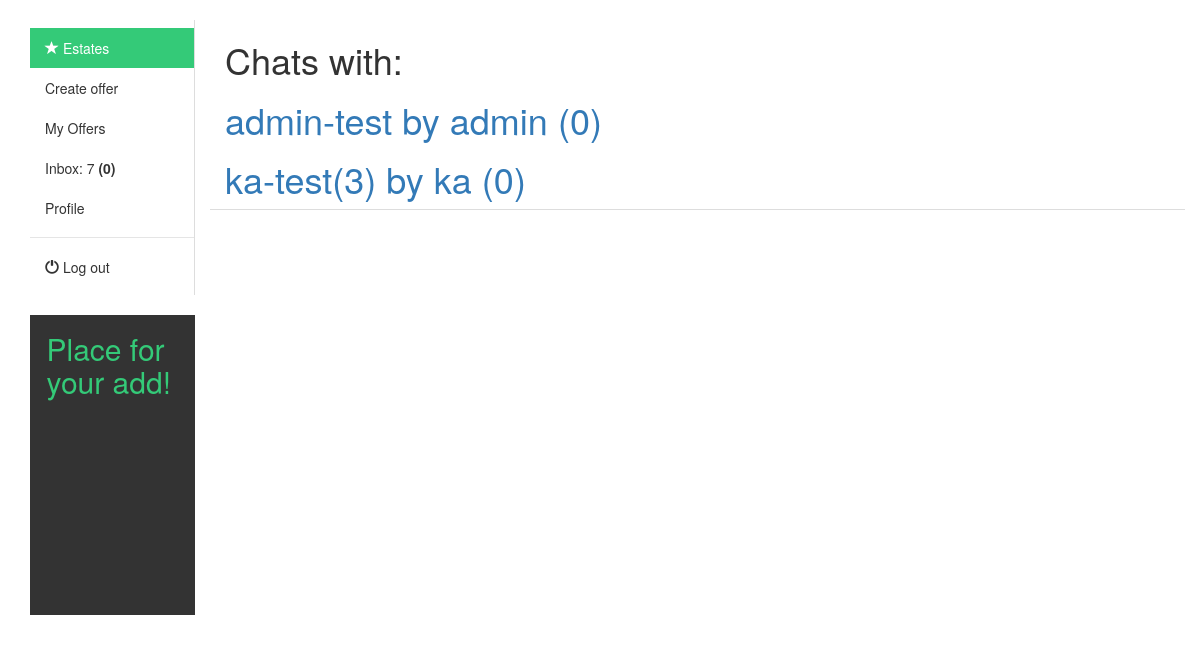
Page /accounts/chat/ (signed in) on the earlier database version.
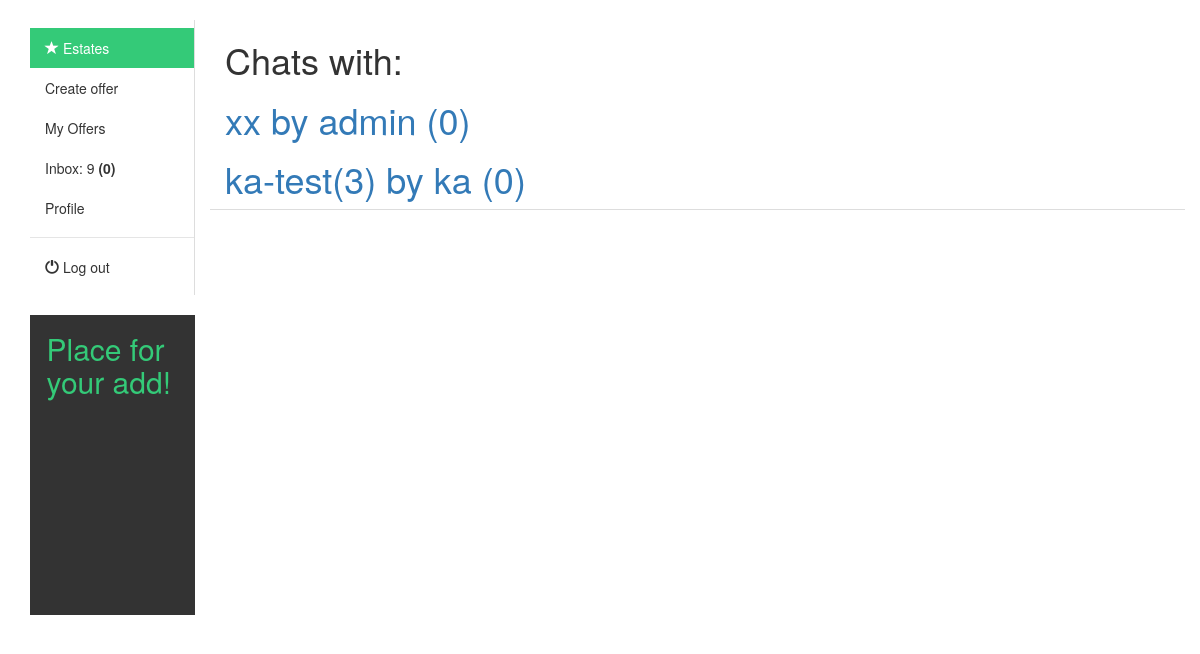
Same page on the later database version.
### estate_app/models.py (models this page shows, shortened)
class UserMessages(models.Model):
    title        = models.CharField(max_length = 255)
    message      = models.TextField(max_length = 5000)
    msg_sender   = models.ForeignKey(User, on_delete = models.CASCADE, related_name = 'msg_sender')
    msg_receiver = models.ForeignKey(User, on_delete = models.CASCADE, related_name = 'msg_receiver')
    is_read      = models.BooleanField(default = False)

### accounts/views.py (the view)
# urls.py: path('chat/', views.InboxChatView.as_view(), name='chat'),
class InboxChatView(LoginRequiredMixin, ListView):
    model = estate_models.UserMessages
    template_name = 'accounts/Chat_list.html'
    def get_queryset(self):
        subq = estate_models.UserMessages.objects.filter(
            msg_receiver = self.request.user.id, msg_sender = OuterRef('msg_sender')).order_by('-id')
        final = estate_models.UserMessages.objects.filter(pk=Subquery(subq.values('pk')[:1]))
        return final.order_by('-id')

### common_tags/templatetags/my_tags.py (called while the page is built)
@register.simple_tag
def total_messages(user_id):
    total_messages = estate_models.UserMessages.objects.filter(
        msg_receiver = user_id).count()
    return total_messages

@register.simple_tag
def unread_messages(user_id):
    unread = estate_models.UserMessages.objects.filter(
        msg_receiver = user_id, is_read = False).count()
    return unread

@register.simple_tag
def unread_from_user(sender_id, receiver_id):
    unread = estate_models.UserMessages.objects.filter(
        msg_sender = sender_id, msg_receiver = receiver_id, is_read = False).count()
    return unread

@register.simple_tag
def cut_text(text):
    return text[:120]

### accounts/templates/accounts/Chat_list.html
{% extends "base.html" %}
{% load bootstrap3 %}
{% load my_tags %}
{% block content %}
<div class="col-sm-10 pull-right blogShort">
  <h1>Chats with:</h1>
  {% for msg in usermessages_list %}
    <p><h1><a href="{% url 'accounts:chat_details' pk=msg.msg_sender.id %}">
    {% cut_text msg.title %} by {{msg.msg_sender}} ({% unread_from_user msg.msg_sender.id msg.msg_receiver.id %}) </a></h1>
  {% endfor %}
</div>
{% endblock %}

### templates/base.html (shortened to what this page needs)
<!DOCTYPE html>
{% load static %}
{% load my_tags %}
<html lang="en" dir="ltr">
  <head>
    <link href="//netdna.bootstrapcdn.com/bootstrap/3.0.0/css/bootstrap.min.css" rel="stylesheet" id="bootstrap-css">
    <link rel="stylesheet" href="{% static 'estate_pro/css/master.css' %}" type="text/css">
  </head>
  <body>
  <div class="container">
	 <div id="blog" class="row">
          <div class="col-sm-2 paddingTop20">
            <nav class="nav-sidebar">
                <ul class="nav">
                    <li class="active"><a href="{%url 'estate_app:property_list_view' %}"><span class="glyphicon glyphicon-star"></span> Estates</a></li>
                    {% if user.is_authenticated %}
                      <li><a href="{% url 'estate_app:property_create_form' %}">Create offer</a></li>
                      <li><a href="{% url 'estate_app:my_offers_list' %}">My Offers</a></li>
                      <li><a href="{% url 'accounts:chat' %}">
                        Inbox: {% total_messages user.id %} <b> ({% unread_messages user.id %})</b> </a> </li>
                      <li> <a href="{% url 'accounts:details_view' pk=user.id %}">Profile</a></li>
                      <li class="nav-divider"></li>
                      <li><a href="{% url 'accounts:logout'%}"><i class="glyphicon glyphicon-off"></i> Log out</a></li>
                    {% else %}
                      <li class="nav-divider"></li>
                      <li> <a href="{% url 'accounts:login' %}"><i class="glyphicon glyphicon-off"></i> Log in </a></li>
                    {% endif %}
                </ul>
            </nav>
                      <div><h2 class="add">Place for your add!</h2></div>
        </div>
        {% block content %}
        {% endblock %}
               <div class="col-md-12 gap10"></div>
             </div>
          </div>
  </body>
</html>

### static/estate_pro/css/master.css (style rules this page uses)
.blogShort { border-bottom:1px solid #ddd; }
.add { background: #333; padding: 10%; height: 300px; }
.nav-sidebar { width: 100%; padding: 8px 0; border-right: 1px solid #ddd; }
.nav-sidebar a { color: #333; -webkit-transition: all 0.08s linear; -moz-transition: all 0.08s linear; -o-transition: all 0.08s linear; transition: all 0.08s linear; }
.nav-sidebar .active a { cursor: default; background-color: #34ca78; color: #fff; }
h2 { color:#34ca78; }

Differences in the rows shown:
no longer on this page (row unchanged): UserMessages: title "admin-test", msg_sender "admin", msg_sender+msg_receiver "0"
added UserMessages: title "xx", msg_sender "admin", msg_sender+msg_receiver "0"
Other differences:
text no longer shown: "7"
text now shown: "9"
